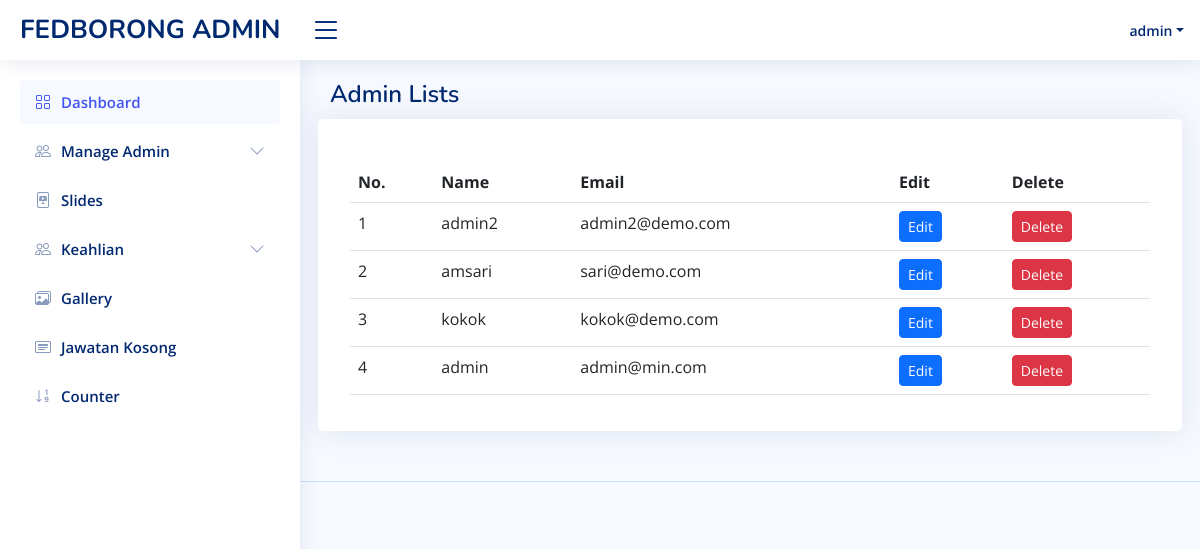
/admin-view.php (signed in), run on the app's committed database.
### tables this page shows
CREATE TABLE `user` (
  `id` int(11) NOT NULL,
  `name` varchar(255) NOT NULL,
  `email` varchar(255) NOT NULL,
  `password` varchar(255) NOT NULL,
  `status` tinyint(4) NOT NULL
);

### admin-view.php (the view, shortened to what this page needs)
<?php
    if(isset($_SESSION['username'])) {
?>
<?php
include 'admin/admin-header.php';
?>
<body>
<?php include 'admin-nav.php';?>
  <main id="main" class="main">
  <div class="pagetitle">
      <h1>Admin Lists</h1>
    </div>
    <section class="section">
      <div class="row">
      <div class="card">
            <div class="card-body">
              <h5 class="card-title"></h5>
              <table class="table ">
                <thead>
                  <tr>
                    <th scope="col">No.</th>
                    <th scope="col">Name</th>
                    <th scope="col">Email</th>
                    <th scope="col">Edit</th>
                    <th scope="col">Delete</th>
                  </tr>
                </thead>
                <tbody>
                  <?php
                  $count=1;
                  $sel_query="Select * from user ORDER BY id desc;";
                  $result = mysqli_query($conn,$sel_query);
                  while($row = mysqli_fetch_assoc($result)) { ?>
                  <tr>
                    <td><?php echo $count; ?></td>
                    <td><?php echo $row['name'] ?></td>
                    <td><?php echo $row['email'] ?></td>
                    <td><a href="admin-edit?id=<?php echo $row['id'] ?>" class="btn btn-primary btn-sm">Edit</a></td>
                    <td>
                    <button type="button" class="btn btn-danger btn-sm" data-bs-toggle="modal" data-bs-target="#verticalycentered-<?php echo $row['id'] ?>">
                     Delete
                    </button>
                    </td>
                  </tr>
                  <?php $count++; } ?>
                </tbody>
              </table>
            </div>
          </div>
      </div>
    </section>
  </main>
  <?php include 'admin/admin-footer.php' ?>
<?php
    } else {
        header("Location: ../Moderna/admin-login?error=login_first");
        exit();
    }
 ?>

### admin-nav.php (shortened to what this page needs)
<header id="header" class="header fixed-top d-flex align-items-center">
<?php
   $conn= new mysqli('localhost','root','','federasi')or die("Could not connect to mysql".mysqli_error($con));
   $id = $_SESSION['username'];
   $user = "SELECT * FROM user WHERE name = '$id'";
   $row = mysqli_fetch_assoc($conn->query($user) );
?>
<div class="d-flex align-items-center justify-content-between">
    <a href="admin-index" class="logo d-flex align-items-center">
      <span class="d-none d-lg-block">FEDBORONG ADMIN</span>
    </a>
    <i class="bi bi-list toggle-sidebar-btn"></i>
  </div>
  <nav class="header-nav ms-auto">
    <ul class="d-flex align-items-center">
      <li class="nav-item dropdown pe-3">
        <a class="nav-link nav-profile d-flex align-items-center pe-0" href="#" data-bs-toggle="dropdown">
          <span class="d-none d-md-block dropdown-toggle ps-2"><?php echo $row['name'];  ?></span>
        </a>
      </li>
    </ul>
  </nav>
</header>
<aside id="sidebar" class="sidebar">
  <ul class="sidebar-nav" id="sidebar-nav">
    <li class="nav-item">
      <a class="nav-link " href="admin-index">
        <i class="bi bi-grid"></i>
        <span>Dashboard</span>
      </a>
    </li>
    <?php if ($row['status'] == 1) { ?>
    <li class="nav-item">
      <a class="nav-link collapsed" data-bs-target="#tables-nav" data-bs-toggle="collapse" href="#">
        <i class="bi bi-people"></i><span>Manage Admin</span><i class="bi bi-chevron-down ms-auto"></i>
      </a>
    </li>
    <?php } else { ?>
    <?php }?>
    <li class="nav-item">
      <a class="nav-link collapsed" href="admin-slides">
        <i class="bi bi-file-slides"></i>
        <span>Slides</span>
      </a>
    </li>
    <li class="nav-item">
      <a class="nav-link collapsed" data-bs-target="#tables-nav2" data-bs-toggle="collapse" href="#">
        <i class="bi bi-people"></i><span>Keahlian</span><i class="bi bi-chevron-down ms-auto"></i>
      </a>
    </li>
    <li class="nav-item">
      <a class="nav-link collapsed" href="admin-gallery">
      <i class="bi bi-images"></i>
        <span>Gallery</span>
      </a>
    </li>
    <li class="nav-item">
      <a class="nav-link collapsed" href="#">
        <i class="bi bi-card-heading"></i>
        <span>Jawatan Kosong</span>
      </a>
    </li>
    <li class="nav-item">
      <a class="nav-link collapsed" href="./admin-counter">
        <i class="bi bi-sort-numeric-down"></i>
        <span>Counter</span>
      </a>
    </li>
  </ul>
</aside>

### admin-assets/css/style.css (style rules this page uses)
:root { scroll-behavior: smooth; }
body { font-family: "Open Sans", sans-serif; background: #f6f9ff; color: #444444; }
a { color: #4154f1; text-decoration: none; }
h1, h2, h3, h4, h5, h6 { font-family: "Nunito", sans-serif; }
#main { margin-top: 60px; padding: 20px 30px; transition: all 0.3s; }
.pagetitle { margin-bottom: 10px; }
.pagetitle h1 { font-size: 24px; margin-bottom: 0; font-weight: 600; color: #012970; }
.card { margin-bottom: 30px; border: none; border-radius: 5px; box-shadow: 0px 0 30px rgba(1, 41, 112, 0.1); }
.card-title { padding: 20px 0 15px 0; font-size: 18px; font-weight: 500; color: #012970; font-family: "Poppins", sans-serif; }
.card-body { padding: 0 20px 20px 20px; }
.logo { line-height: 1; }
@media (min-width: 1200px) { .logo { width: 280px; } }
.logo span { font-size: 26px; font-weight: 700; color: #012970; font-family: "Nunito", sans-serif; }
.header { transition: all 0.5s; z-index: 997; height: 60px; box-shadow: 0px 2px 20px rgba(1, 41, 112, 0.1); background-color: #fff; padding-left: 20px; }
.header .toggle-sidebar-btn { font-size: 32px; padding-left: 10px; cursor: pointer; color: #012970; }
.header-nav ul { list-style: none; }
.header-nav>ul { margin: 0; padding: 0; }
.header-nav .nav-profile { color: #012970; }
.header-nav .nav-profile span { font-size: 14px; font-weight: 600; }
.sidebar { position: fixed; top: 60px; left: 0; bottom: 0; width: 300px; z-index: 996; transition: all 0.3s; padding: 20px; overflow-y: auto; scrollbar-width: thin; scrollbar-color: #aab7cf transparent; box-shadow: 0px 0px 20px rgba(1, 41, 112, 0.1); background-color: #fff; }
@media (min-width: 1200px) { #main, #footer { margin-left: 300px; } }
.sidebar-nav { padding: 0; margin: 0; list-style: none; }
.sidebar-nav li { padding: 0; margin: 0; list-style: none; }
.sidebar-nav .nav-item { margin-bottom: 5px; }
.sidebar-nav .nav-link { display: flex; align-items: center; font-size: 15px; font-weight: 600; color: #4154f1; transition: 0.3; background: #f6f9ff; padding: 10px 15px; border-radius: 4px; }
.sidebar-nav .nav-link i { font-size: 16px; margin-right: 10px; color: #4154f1; }
.sidebar-nav .nav-link.collapsed { color: #012970; background: #fff; }
.sidebar-nav .nav-link.collapsed i { color: #899bbd; }
.sidebar-nav .nav-link .bi-chevron-down { margin-right: 0; transition: transform 0.2s ease-in-out; }

### data on the page
user: name "admin", email "admin@min.com"
user: name "admin2", email "admin2@demo.com"
user: name "amsari", email "sari@demo.com"
user: name "kokok", email "kokok@demo.com"
